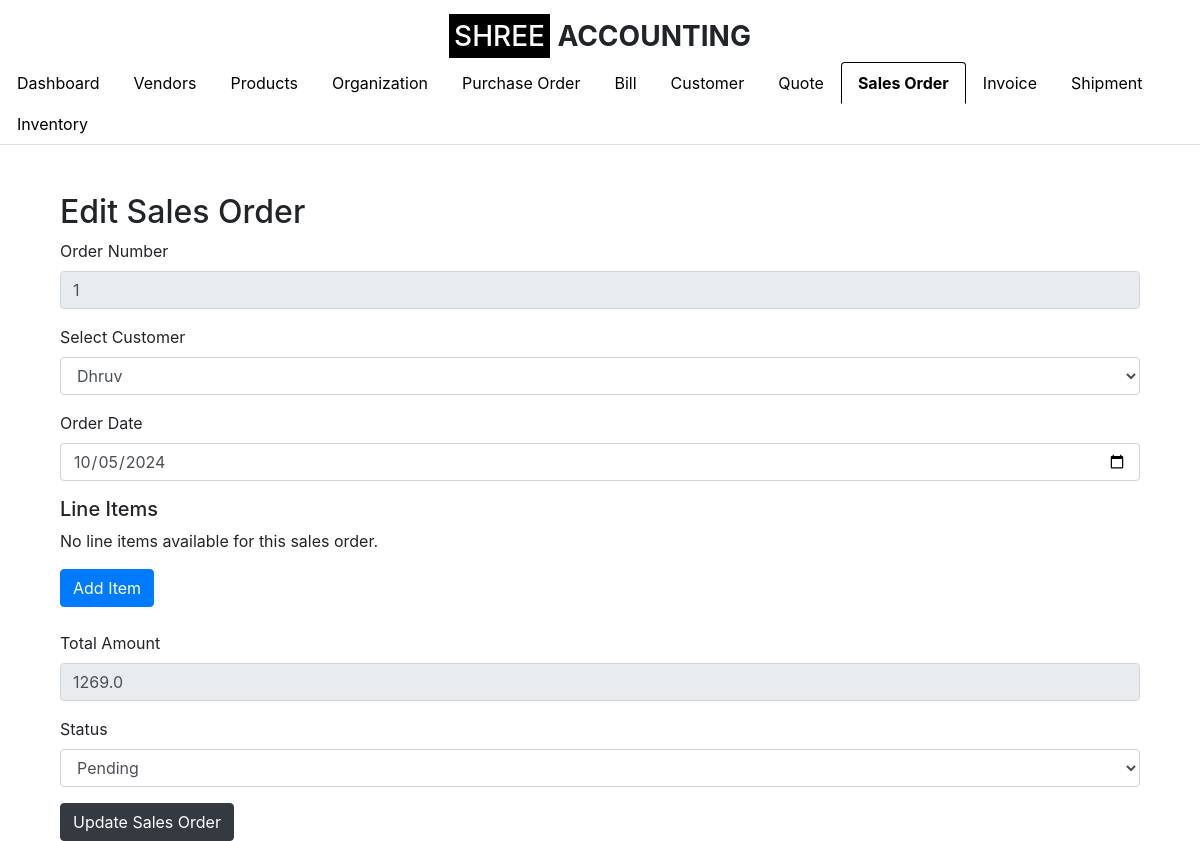
The page /edit_sales_order/1 (signed in) on the database as committed earlier.
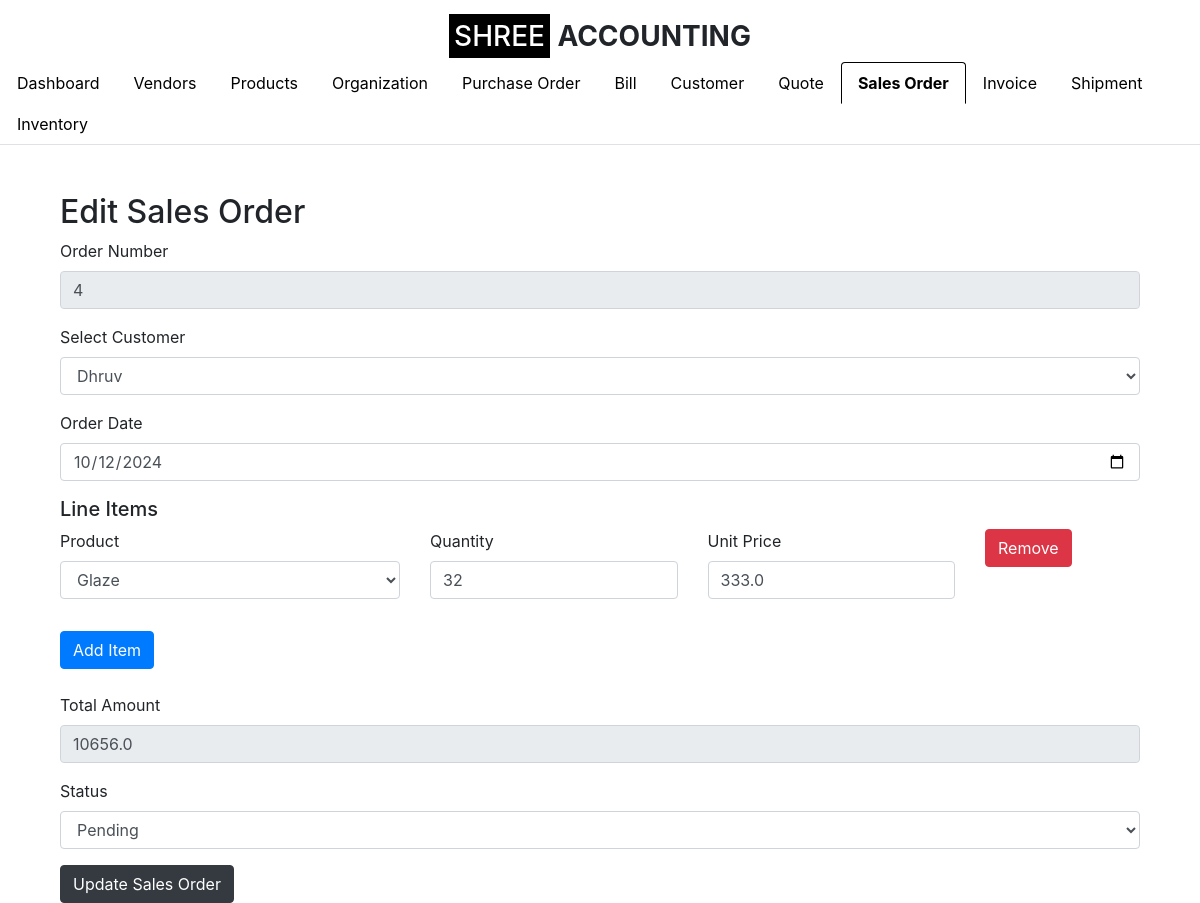
The same page on the database as committed later.
### app.py (models this page shows, shortened)
class SalesOrder(db.Model):
    __tablename__ = 'sales_order'
    id = db.Column(db.Integer, primary_key=True)
    order_number = db.Column(db.String(50), nullable=False, unique=True)
    customer_id = db.Column(db.Integer, db.ForeignKey('customer.id'), nullable=False)
    order_date = db.Column(db.Date, nullable=False)
    total_amount = db.Column(db.Float, nullable=False)
    status = db.Column(db.String(50), nullable=False, default='Draft')
    organization_id = db.Column(db.Integer, db.ForeignKey('setup_organization.id'), nullable=False)
    quote_id = db.Column(db.Integer, db.ForeignKey('quote.id'),
                         nullable=True)  # Nullable if not all Sales Orders are created from Quotes
    customer = db.relationship('Customer', backref=db.backref('sales_orders', lazy=True))
    organization = db.relationship('SetupOrganization', backref=db.backref('sales_orders', lazy=True))
    quote = db.relationship('Quote', backref=db.backref('sales_orders', lazy=True))  # Establish relationship with Quote
    line_items = db.relationship('SalesOrderLineItem', backref='order_ref', lazy=True, cascade="all, delete-orphan")

class Customer(db.Model):
    id = db.Column(db.Integer, primary_key=True)
    customer_name = db.Column(db.String(100), nullable=False)
    company_name = db.Column(db.String(100), nullable=False)
    email_id = db.Column(db.String(100), nullable=False)
    phone_number = db.Column(db.String(15), nullable=False)
    address = db.Column(db.String(255), nullable=False)
    gst_number = db.Column(db.String(15), nullable=True)  # GST Number is optional
    organization_id = db.Column(db.Integer, db.ForeignKey('organization.id'), nullable=False)
    organization = db.relationship('Organization', backref=db.backref('customers', lazy=True))

class SalesOrderLineItem(db.Model):
    __tablename__ = 'sales_order_line_item'
    id = db.Column(db.Integer, primary_key=True)
    sales_order_id = db.Column(db.Integer, db.ForeignKey('sales_order.id'), nullable=False)
    product_id = db.Column(db.Integer, db.ForeignKey('product.id'), nullable=False)  # Add product_id as FK
    quantity = db.Column(db.Integer, nullable=False)
    unit_price = db.Column(db.Float, nullable=False)
    product = db.relationship('Product', backref=db.backref('sales_order_line_items', lazy=True))
    sales_order = db.relationship('SalesOrder', backref=db.backref('sales_order_line_items', lazy=True))

class Product(db.Model):
    id = db.Column(db.Integer, primary_key=True)
    product_name = db.Column(db.String(100), nullable=False)
    description = db.Column(db.String(255), nullable=True)
    product_code = db.Column(db.String(50), nullable=False, unique=True)
    sku = db.Column(db.String(50), nullable=True)  # Include SKU
    unit = db.Column(db.String(20), nullable=False)
    category = db.Column(db.String(50), nullable=False)  # e.g., Consumable, Trading, etc.
    product_type = db.Column(db.String(50), nullable=False)  # e.g., Finished Product, Service, Raw Material
    brand = db.Column(db.String(50), nullable=True)
    unit_price = db.Column(db.Float, nullable=False)
    cost_price = db.Column(db.Float, nullable=True)
    quantity_in_stock = db.Column(db.Integer, nullable=False, default=0)
    reorder_level = db.Column(db.Integer, nullable=True, default=10)
    gst_rate = db.Column(db.Float, nullable=True)
    hsn_code = db.Column(db.String(20), nullable=True)
    supplier = db.Column(db.String(100), nullable=True)
    status = db.Column(db.String(20), nullable=False, default='Active')
    created_at = db.Column(db.DateTime, default=datetime.utcnow)
    updated_at = db.Column(db.DateTime, default=datetime.utcnow, onupdate=datetime.utcnow)
    organization_id = db.Column(db.Integer, db.ForeignKey('setup_organization.id'), nullable=False)
    organization = db.relationship('SetupOrganization', backref=db.backref('products', lazy=True))

### app.py (the view)
    def wrap(*args, **kwargs):
        if 'logged_in' in session:
            return f(*args, **kwargs)
        else:
            flash('Please log in first.', 'warning')
            return redirect(url_for('login'))

### app.py (called while the page is built, shortened)
def login_required(f):
    def wrap(*args, **kwargs):
        if 'logged_in' in session:
            return f(*args, **kwargs)
        else:
            flash('Please log in first.', 'warning')
            return redirect(url_for('login'))
    wrap.__name__ = f.__name__
    return wrap

@app.route('/edit_sales_order/<int:sales_order_id>', methods=['GET', 'POST'])
@login_required
def edit_sales_order(sales_order_id):
    organization_id = session.get('organization_id')
    sales_order = SalesOrder.query.filter_by(id=sales_order_id, organization_id=organization_id).first_or_404()
    line_items = SalesOrderLineItem.query.filter_by(sales_order_id=sales_order_id).all()
    print("Line Items Retrieved: ", line_items)
    customers = Customer.query.filter_by(organization_id=organization_id).all()
    products = Product.query.filter_by(organization_id=organization_id).all()  # Get products for organization
    return render_template(
        'edit_sales_order.html',
        sales_order=sales_order,
        line_items=line_items,
        customers=customers,
        products=products,
        show_logo=True,
        active_tab='sales_order'
    )

### templates/edit_sales_order.html (shortened to what this page needs)
{% extends "base.html" %}
{% block content %}
<div class="container mt-5">
    <h2>Edit Sales Order</h2>
    <form method="POST" action="{{ url_for('edit_sales_order', sales_order_id=sales_order.id) }}">
        <div class="form-group">
            <label for="order_number">Order Number</label>
            <input type="text" class="form-control" id="order_number" name="order_number" value="{{ sales_order.order_number }}" readonly>
        </div>
        <div class="form-group">
            <label for="customer_id">Select Customer</label>
            <select class="form-control" id="customer_id" name="customer_id" required>
                {% for customer in customers %}
                <option value="{{ customer.id }}" {% if sales_order.customer_id == customer.id %}selected{% endif %}>
                    {{ customer.customer_name }}
                </option>
                {% endfor %}
            </select>
        </div>
        <div class="form-group">
            <label for="order_date">Order Date</label>
            <input type="date" class="form-control" id="order_date" name="order_date" value="{{ sales_order.order_date }}" required>
        </div>
        <div id="line-items-section">
            <h5>Line Items</h5>
            {% if not line_items %}
            <p>No line items available for this sales order.</p>
            {% endif %}
            {% for line_item in line_items %}
            <div class="line-item row mb-3">
                <div class="form-group col-md-4">
                    <label for="product_id_{{ loop.index }}">Product</label>
                    <select class="form-control" name="product_id[]" id="product_id_{{ loop.index }}" required>
                        {% for product in products %}
                        <option value="{{ product.id }}" {% if line_item.product_id == product.id %}selected{% endif %}>
                            {{ product.product_name }}
                        </option>
                        {% endfor %}
                    </select>
                </div>
                <div class="form-group col-md-3">
                    <label for="quantity_{{ loop.index }}">Quantity</label>
                    <input type="number" class="form-control" name="quantity[]" id="quantity_{{ loop.index }}" placeholder="Quantity" min="1" value="{{ line_item.quantity }}" required oninput="calculateTotal()">
                </div>
                <div class="form-group col-md-3">
                    <label for="unit_price_{{ loop.index }}">Unit Price</label>
                    <input type="number" class="form-control" name="unit_price[]" id="unit_price_{{ loop.index }}" placeholder="Unit Price" step="0.01" value="{{ line_item.unit_price }}" required oninput="calculateTotal()">
                </div>
                <div class="form-group col-md-2">
                    <button type="button" class="btn btn-danger remove-item">Remove</button>
                </div>
            </div>
            {% endfor %}
        </div>
        <button type="button" class="btn btn-primary" id="add-item-btn">Add Item</button>
        <div class="form-group mt-4">
            <label for="total_amount">Total Amount</label>
            <input type="number" class="form-control" id="total_amount" name="total_amount" step="0.01" value="{{ sales_order.total_amount }}" required readonly>
        </div>
        <div class="form-group">
            <label for="status">Status</label>
            <select class="form-control" id="status" name="status" required>
                <option value="Pending" {% if sales_order.status == 'Pending' %}selected{% endif %}>Pending</option>
            </select>
        </div>
        <button type="submit" class="btn btn-dark">Update Sales Order</button>
    </form>
</div>
{% endblock %}

Rows that differ between the two databases and show on the page:
changed SalesOrder "Pending": order_number "1" → "4"; order_date "10/05/2024" → "10/12/2024"; total_amount "1269.0" → "10656.0"
now on this page (row edited): SalesOrderLineItem: product.product_name "Glaze", quantity "32", unit_price "333.0"
Other text that changed with them:
text no longer shown: "No line items available for this sales order."
